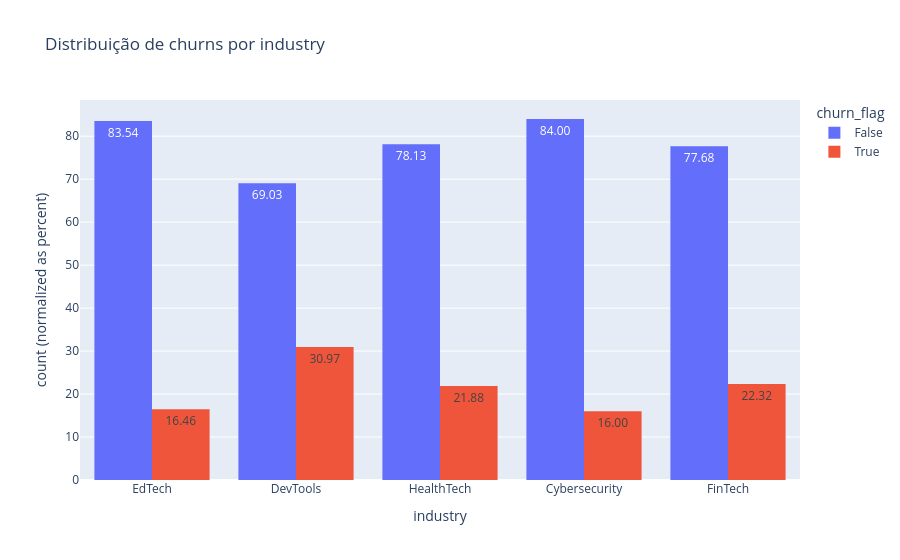
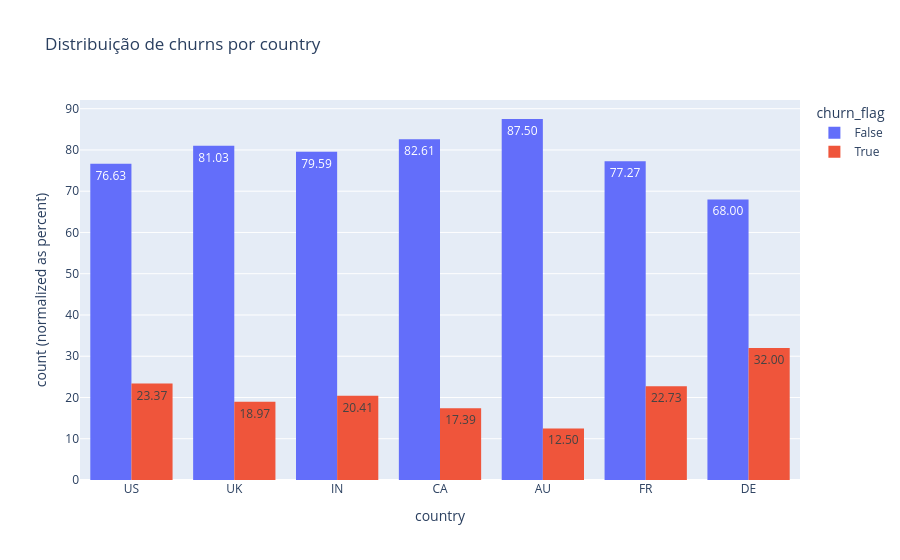
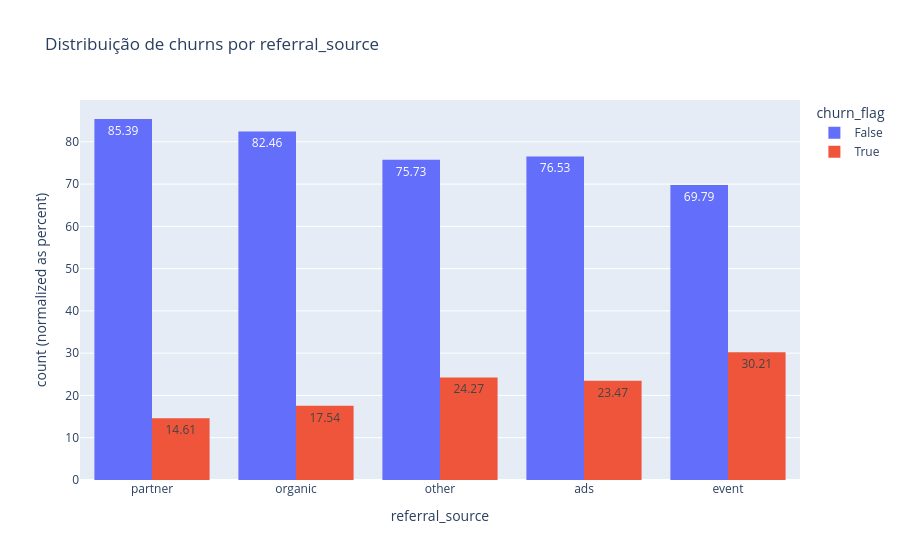
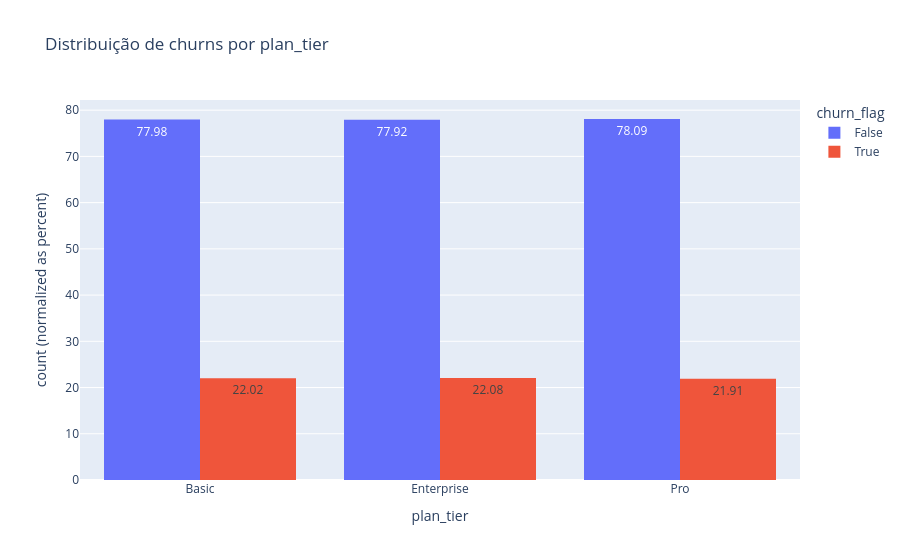

Here is the notebook cell these charts were saved with, in order:
### Code cell
# Analisando distribuição de churns por colunas str com % de proporção de churns
for column in df_accounts.select_dtypes(include='object').columns:
    if column in ["account_id", "signup_date", "account_name"]:
        continue
    fig = px.histogram(df_accounts, x=column, color="churn_flag", barmode="group", barnorm="percent", text_auto=".2f", title=f"Distribuição de churns por {column}")
    fig.show()

### Figure 1 — Plotly figure (JSON) as saved in the notebook; plotly's stock layout.template omitted (floating-point values rounded to 4 significant figures; data arrays with more than 128 entries replaced by an {"elided": "..."} marker saying what was removed)
{"data": [{"alignmentgroup": "True", "bingroup": "x", "hovertemplate": "churn_flag=False<br>industry=%{x}<br>count (normalized as percent)=%{y}<extra></extra>", "legendgroup": "False", "marker": {"color": "#636efa", "pattern": {"shape": ""}}, "name": "False", "offsetgroup": "False", "orientation": "v", "showlegend": true, "texttemplate": "%{value:.2f}", "type": "histogram", "x": {"elided": "390 str values"}, "xaxis": "x", "yaxis": "y"}, {"alignmentgroup": "True", "bingroup": "x", "hovertemplate": "churn_flag=True<br>industry=%{x}<br>count (normalized as percent)=%{y}<extra></extra>", "legendgroup": "True", "marker": {"color": "#EF553B", "pattern": {"shape": ""}}, "name": "True", "offsetgroup": "True", "orientation": "v", "showlegend": true, "texttemplate": "%{value:.2f}", "type": "histogram", "x": ["FinTech", "HealthTech", "Cybersecurity", "DevTools", "Cybersecurity", "FinTech", "DevTools", "EdTech", "DevTools", "HealthTech", "EdTech", "EdTech", "FinTech", "DevTools", "HealthTech", "HealthTech", "FinTech", "Cybersecurity", "EdTech", "DevTools", "Cybersecurity", "FinTech", "FinTech", "DevTools", "DevTools", "DevTools", "FinTech", "FinTech", "DevTools", "DevTools", "DevTools", "DevTools", "DevTools", "DevTools", "HealthTech", "HealthTech", "HealthTech", "FinTech", "DevTools", "DevTools", "DevTools", "FinTech", "DevTools", "Cybersecurity", "FinTech", "HealthTech", "DevTools", "EdTech", "DevTools", "DevTools", "HealthTech", "Cybersecurity", "Cybersecurity", "DevTools", "HealthTech", "EdTech", "EdTech", "HealthTech", "Cybersecurity", "FinTech", "FinTech", "DevTools", "FinTech", "FinTech", "HealthTech", "HealthTech", "HealthTech", "FinTech", "FinTech", "Cybersecurity", "FinTech", "EdTech", "DevTools", "HealthTech", "EdTech", "Cybersecurity", "Cybersecurity", "DevTools", "DevTools", "DevTools", "Cybersecurity", "FinTech", "HealthTech", "HealthTech", "DevTools", "EdTech", "HealthTech", "EdTech", "Cybersecurity", "Cybersecurity", "DevTools", "DevTools", "EdTech", "FinTech", "FinTech", "Cybersecurity", "FinTech", "DevTools", "Cybersecurity", "HealthTech", "EdTech", "HealthTech", "DevTools", "FinTech", "DevTools", "FinTech", "HealthTech", "DevTools", "FinTech", "DevTools"], "xaxis": "x", "yaxis": "y"}], "layout": {"barmode": "group", "barnorm": "percent", "legend": {"title": {"text": "churn_flag"}, "tracegroupgap": 0}, "title": {"text": "Distribuição de churns por industry"}, "xaxis": {"anchor": "y", "domain": [0, 1], "title": {"text": "industry"}}, "yaxis": {"anchor": "x", "domain": [0, 1], "title": {"text": "count (normalized as percent)"}}}}

### Figure 2 — Plotly figure (JSON) as saved in the notebook; plotly's stock layout.template omitted (floating-point values rounded to 4 significant figures; data arrays with more than 128 entries replaced by an {"elided": "..."} marker saying what was removed)
{"data": [{"alignmentgroup": "True", "bingroup": "x", "hovertemplate": "churn_flag=False<br>country=%{x}<br>count (normalized as percent)=%{y}<extra></extra>", "legendgroup": "False", "marker": {"color": "#636efa", "pattern": {"shape": ""}}, "name": "False", "offsetgroup": "False", "orientation": "v", "showlegend": true, "texttemplate": "%{value:.2f}", "type": "histogram", "x": {"elided": "390 str values"}, "xaxis": "x", "yaxis": "y"}, {"alignmentgroup": "True", "bingroup": "x", "hovertemplate": "churn_flag=True<br>country=%{x}<br>count (normalized as percent)=%{y}<extra></extra>", "legendgroup": "True", "marker": {"color": "#EF553B", "pattern": {"shape": ""}}, "name": "True", "offsetgroup": "True", "orientation": "v", "showlegend": true, "texttemplate": "%{value:.2f}", "type": "histogram", "x": ["IN", "US", "CA", "US", "US", "DE", "US", "IN", "US", "IN", "US", "US", "US", "US", "UK", "US", "US", "UK", "US", "US", "US", "US", "UK", "US", "UK", "UK", "US", "US", "US", "US", "US", "DE", "US", "US", "FR", "US", "CA", "CA", "US", "US", "FR", "US", "US", "AU", "DE", "US", "DE", "US", "AU", "DE", "IN", "US", "US", "AU", "US", "UK", "US", "IN", "US", "UK", "AU", "US", "IN", "DE", "US", "US", "IN", "US", "US", "US", "US", "UK", "US", "US", "US", "US", "US", "US", "US", "US", "IN", "US", "FR", "US", "UK", "UK", "US", "US", "DE", "US", "FR", "CA", "US", "US", "US", "DE", "IN", "US", "US", "US", "US", "US", "US", "US", "FR", "US", "US", "US", "IN", "UK"], "xaxis": "x", "yaxis": "y"}], "layout": {"barmode": "group", "barnorm": "percent", "legend": {"title": {"text": "churn_flag"}, "tracegroupgap": 0}, "title": {"text": "Distribuição de churns por country"}, "xaxis": {"anchor": "y", "domain": [0, 1], "title": {"text": "country"}}, "yaxis": {"anchor": "x", "domain": [0, 1], "title": {"text": "count (normalized as percent)"}}}}

### Figure 3 — Plotly figure (JSON) as saved in the notebook; plotly's stock layout.template omitted (floating-point values rounded to 4 significant figures; data arrays with more than 128 entries replaced by an {"elided": "..."} marker saying what was removed)
{"data": [{"alignmentgroup": "True", "bingroup": "x", "hovertemplate": "churn_flag=False<br>referral_source=%{x}<br>count (normalized as percent)=%{y}<extra></extra>", "legendgroup": "False", "marker": {"color": "#636efa", "pattern": {"shape": ""}}, "name": "False", "offsetgroup": "False", "orientation": "v", "showlegend": true, "texttemplate": "%{value:.2f}", "type": "histogram", "x": {"elided": "390 str values"}, "xaxis": "x", "yaxis": "y"}, {"alignmentgroup": "True", "bingroup": "x", "hovertemplate": "churn_flag=True<br>referral_source=%{x}<br>count (normalized as percent)=%{y}<extra></extra>", "legendgroup": "True", "marker": {"color": "#EF553B", "pattern": {"shape": ""}}, "name": "True", "offsetgroup": "True", "orientation": "v", "showlegend": true, "texttemplate": "%{value:.2f}", "type": "histogram", "x": ["other", "event", "event", "partner", "organic", "other", "ads", "organic", "event", "partner", "event", "organic", "ads", "event", "event", "ads", "ads", "other", "organic", "event", "ads", "other", "ads", "other", "other", "other", "partner", "event", "ads", "event", "event", "other", "organic", "event", "organic", "partner", "other", "organic", "partner", "ads", "other", "other", "ads", "event", "ads", "organic", "ads", "other", "event", "ads", "event", "other", "event", "organic", "ads", "event", "other", "partner", "ads", "organic", "event", "ads", "ads", "organic", "partner", "other", "ads", "event", "other", "other", "event", "partner", "event", "partner", "event", "organic", "organic", "other", "organic", "ads", "event", "event", "event", "event", "ads", "other", "organic", "organic", "other", "event", "event", "organic", "other", "ads", "other", "other", "event", "organic", "partner", "other", "partner", "organic", "ads", "partner", "other", "partner", "ads", "event", "ads", "organic"], "xaxis": "x", "yaxis": "y"}], "layout": {"barmode": "group", "barnorm": "percent", "legend": {"title": {"text": "churn_flag"}, "tracegroupgap": 0}, "title": {"text": "Distribuição de churns por referral_source"}, "xaxis": {"anchor": "y", "domain": [0, 1], "title": {"text": "referral_source"}}, "yaxis": {"anchor": "x", "domain": [0, 1], "title": {"text": "count (normalized as percent)"}}}}

### Figure 4 — Plotly figure (JSON) as saved in the notebook; plotly's stock layout.template omitted (floating-point values rounded to 4 significant figures; data arrays with more than 128 entries replaced by an {"elided": "..."} marker saying what was removed)
{"data": [{"alignmentgroup": "True", "bingroup": "x", "hovertemplate": "churn_flag=False<br>plan_tier=%{x}<br>count (normalized as percent)=%{y}<extra></extra>", "legendgroup": "False", "marker": {"color": "#636efa", "pattern": {"shape": ""}}, "name": "False", "offsetgroup": "False", "orientation": "v", "showlegend": true, "texttemplate": "%{value:.2f}", "type": "histogram", "x": {"elided": "390 str values"}, "xaxis": "x", "yaxis": "y"}, {"alignmentgroup": "True", "bingroup": "x", "hovertemplate": "churn_flag=True<br>plan_tier=%{x}<br>count (normalized as percent)=%{y}<extra></extra>", "legendgroup": "True", "marker": {"color": "#EF553B", "pattern": {"shape": ""}}, "name": "True", "offsetgroup": "True", "orientation": "v", "showlegend": true, "texttemplate": "%{value:.2f}", "type": "histogram", "x": ["Basic", "Enterprise", "Enterprise", "Enterprise", "Basic", "Enterprise", "Enterprise", "Basic", "Enterprise", "Basic", "Basic", "Pro", "Basic", "Pro", "Basic", "Basic", "Pro", "Basic", "Pro", "Pro", "Pro", "Enterprise", "Basic", "Basic", "Enterprise", "Pro", "Enterprise", "Pro", "Pro", "Pro", "Enterprise", "Enterprise", "Basic", "Basic", "Basic", "Basic", "Pro", "Pro", "Pro", "Enterprise", "Pro", "Enterprise", "Basic", "Pro", "Basic", "Enterprise", "Enterprise", "Basic", "Basic", "Pro", "Pro", "Pro", "Enterprise", "Enterprise", "Basic", "Enterprise", "Pro", "Basic", "Enterprise", "Pro", "Enterprise", "Enterprise", "Basic", "Enterprise", "Pro", "Enterprise", "Pro", "Pro", "Enterprise", "Enterprise", "Pro", "Pro", "Pro", "Basic", "Basic", "Pro", "Enterprise", "Basic", "Pro", "Basic", "Basic", "Basic", "Pro", "Basic", "Enterprise", "Basic", "Enterprise", "Basic", "Pro", "Enterprise", "Enterprise", "Basic", "Pro", "Pro", "Pro", "Pro", "Enterprise", "Basic", "Basic", "Basic", "Pro", "Enterprise", "Pro", "Enterprise", "Enterprise", "Pro", "Pro", "Pro", "Basic", "Basic"], "xaxis": "x", "yaxis": "y"}], "layout": {"barmode": "group", "barnorm": "percent", "legend": {"title": {"text": "churn_flag"}, "tracegroupgap": 0}, "title": {"text": "Distribuição de churns por plan_tier"}, "xaxis": {"anchor": "y", "domain": [0, 1], "title": {"text": "plan_tier"}}, "yaxis": {"anchor": "x", "domain": [0, 1], "title": {"text": "count (normalized as percent)"}}}}
